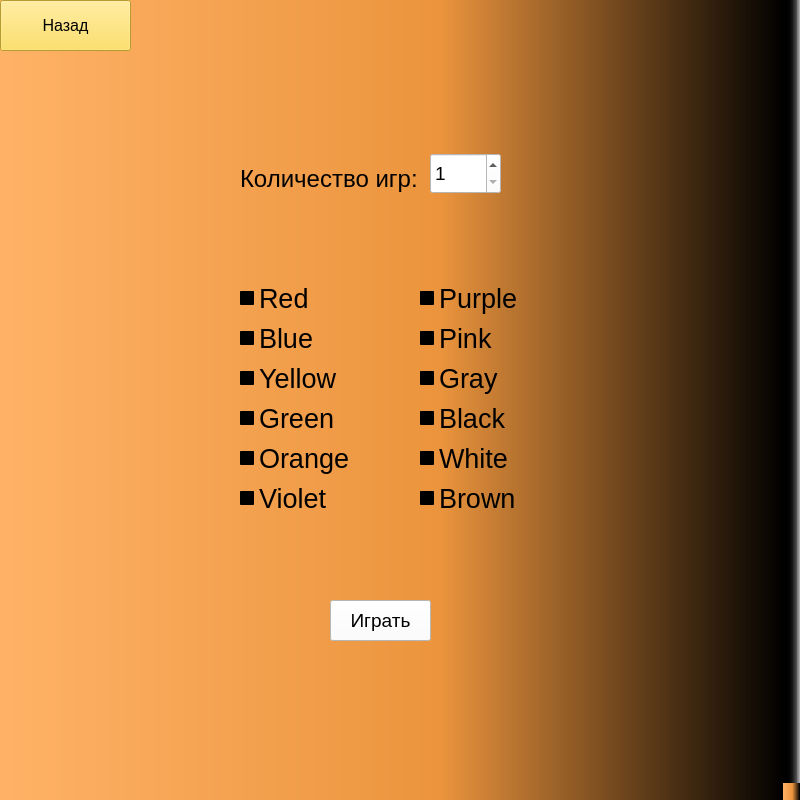
<?xml version="1.0" encoding="UTF-8"?>
<ui version="4.0">
 <class>MainWindow</class>
 <widget class="QMainWindow" name="MainWindow">
  <property name="geometry">
   <rect>
    <x>0</x>
    <y>0</y>
    <width>800</width>
    <height>800</height>
   </rect>
  </property>
  <property name="windowTitle">
   <string>MainWindow</string>
  </property>
  <property name="styleSheet">
   <string notr="true">background-color: qlineargradient(spread:pad, x1:0, y1:0, x2:1, y2:0, stop:0 rgba(255, 178, 102, 255), stop:0.55 rgba(235, 148, 61, 255), stop:0.98 rgba(0, 0, 0, 255), stop:1 rgba(0, 0, 0, 0));</string>
  </property>
  <widget class="QWidget" name="centralwidget">
   <widget class="QPushButton" name="play1">
    <property name="geometry">
     <rect>
      <x>330</x>
      <y>600</y>
      <width>101</width>
      <height>41</height>
     </rect>
    </property>
    <property name="font">
     <font>
      <pointsize>14</pointsize>
     </font>
    </property>
    <property name="styleSheet">
     <string notr="true">background-color: rgb(255, 255, 255);</string>
    </property>
    <property name="text">
     <string>Играть</string>
    </property>
   </widget>
   <widget class="QCheckBox" name="brown">
    <property name="geometry">
     <rect>
      <x>420</x>
      <y>480</y>
      <width>99</width>
      <height>37</height>
     </rect>
    </property>
    <property name="font">
     <font>
      <pointsize>20</pointsize>
     </font>
    </property>
    <property name="styleSheet">
     <string notr="true">background-color: qlineargradient(spread:pad, x1:0, y1:0, x2:1, y2:0, stop:0 rgba(0, 0, 0, 0), stop:1 rgba(255, 255, 255, 0));</string>
    </property>
    <property name="text">
     <string>Brown</string>
    </property>
   </widget>
   <widget class="QCheckBox" name="orange">
    <property name="geometry">
     <rect>
      <x>240</x>
      <y>440</y>
      <width>110</width>
      <height>37</height>
     </rect>
    </property>
    <property name="font">
     <font>
      <pointsize>20</pointsize>
     </font>
    </property>
    <property name="styleSheet">
     <string notr="true">background-color: qlineargradient(spread:pad, x1:0, y1:0, x2:1, y2:0, stop:0 rgba(0, 0, 0, 0), stop:1 rgba(255, 255, 255, 0));</string>
    </property>
    <property name="text">
     <string>Orange</string>
    </property>
   </widget>
   <widget class="QCheckBox" name="pink">
    <property name="geometry">
     <rect>
      <x>420</x>
      <y>320</y>
      <width>99</width>
      <height>37</height>
     </rect>
    </property>
    <property name="font">
     <font>
      <pointsize>20</pointsize>
     </font>
    </property>
    <property name="styleSheet">
     <string notr="true">background-color: qlineargradient(spread:pad, x1:0, y1:0, x2:1, y2:0, stop:0 rgba(0, 0, 0, 0), stop:1 rgba(255, 255, 255, 0));</string>
    </property>
    <property name="text">
     <string>Pink</string>
    </property>
   </widget>
   <widget class="QCheckBox" name="green">
    <property name="geometry">
     <rect>
      <x>240</x>
      <y>400</y>
      <width>94</width>
      <height>37</height>
     </rect>
    </property>
    <property name="font">
     <font>
      <pointsize>20</pointsize>
     </font>
    </property>
    <property name="styleSheet">
     <string notr="true">background-color: qlineargradient(spread:pad, x1:0, y1:0, x2:1, y2:0, stop:0 rgba(0, 0, 0, 0), stop:1 rgba(255, 255, 255, 0));</string>
    </property>
    <property name="text">
     <string>Green</string>
    </property>
   </widget>
   <widget class="QCheckBox" name="yellow">
    <property name="geometry">
     <rect>
      <x>240</x>
      <y>360</y>
      <width>100</width>
      <height>37</height>
     </rect>
    </property>
    <property name="font">
     <font>
      <pointsize>20</pointsize>
     </font>
    </property>
    <property name="styleSheet">
     <string notr="true">background-color: qlineargradient(spread:pad, x1:0, y1:0, x2:1, y2:0, stop:0 rgba(0, 0, 0, 0), stop:1 rgba(255, 255, 255, 0));</string>
    </property>
    <property name="text">
     <string>Yellow</string>
    </property>
   </widget>
   <widget class="QCheckBox" name="gray">
    <property name="geometry">
     <rect>
      <x>420</x>
      <y>360</y>
      <width>99</width>
      <height>37</height>
     </rect>
    </property>
    <property name="font">
     <font>
      <pointsize>20</pointsize>
     </font>
    </property>
    <property name="styleSheet">
     <string notr="true">background-color: qlineargradient(spread:pad, x1:0, y1:0, x2:1, y2:0, stop:0 rgba(0, 0, 0, 0), stop:1 rgba(255, 255, 255, 0));</string>
    </property>
    <property name="text">
     <string>Gray</string>
    </property>
   </widget>
   <widget class="QCheckBox" name="black">
    <property name="geometry">
     <rect>
      <x>420</x>
      <y>400</y>
      <width>99</width>
      <height>37</height>
     </rect>
    </property>
    <property name="font">
     <font>
      <pointsize>20</pointsize>
     </font>
    </property>
    <property name="styleSheet">
     <string notr="true">background-color: qlineargradient(spread:pad, x1:0, y1:0, x2:1, y2:0, stop:0 rgba(0, 0, 0, 0), stop:1 rgba(255, 255, 255, 0));</string>
    </property>
    <property name="text">
     <string>Black</string>
    </property>
   </widget>
   <widget class="QCheckBox" name="blue">
    <property name="geometry">
     <rect>
      <x>240</x>
      <y>320</y>
      <width>74</width>
      <height>37</height>
     </rect>
    </property>
    <property name="font">
     <font>
      <pointsize>20</pointsize>
     </font>
    </property>
    <property name="styleSheet">
     <string notr="true">background-color: qlineargradient(spread:pad, x1:0, y1:0, x2:1, y2:0, stop:0 rgba(0, 0, 0, 0), stop:1 rgba(255, 255, 255, 0));</string>
    </property>
    <property name="text">
     <string>Blue</string>
    </property>
   </widget>
   <widget class="QCheckBox" name="purple">
    <property name="geometry">
     <rect>
      <x>420</x>
      <y>280</y>
      <width>99</width>
      <height>37</height>
     </rect>
    </property>
    <property name="font">
     <font>
      <pointsize>20</pointsize>
     </font>
    </property>
    <property name="styleSheet">
     <string notr="true">background-color: qlineargradient(spread:pad, x1:0, y1:0, x2:1, y2:0, stop:0 rgba(0, 0, 0, 0), stop:1 rgba(255, 255, 255, 0));</string>
    </property>
    <property name="text">
     <string>Purple</string>
    </property>
   </widget>
   <widget class="QCheckBox" name="red">
    <property name="geometry">
     <rect>
      <x>240</x>
      <y>280</y>
      <width>69</width>
      <height>37</height>
     </rect>
    </property>
    <property name="font">
     <font>
      <pointsize>20</pointsize>
     </font>
    </property>
    <property name="styleSheet">
     <string notr="true">background-color: qlineargradient(spread:pad, x1:0, y1:0, x2:1, y2:0, stop:0 rgba(0, 0, 0, 0), stop:1 rgba(255, 255, 255, 0));</string>
    </property>
    <property name="text">
     <string>Red</string>
    </property>
   </widget>
   <widget class="QCheckBox" name="white">
    <property name="geometry">
     <rect>
      <x>420</x>
      <y>440</y>
      <width>99</width>
      <height>37</height>
     </rect>
    </property>
    <property name="font">
     <font>
      <pointsize>20</pointsize>
     </font>
    </property>
    <property name="styleSheet">
     <string notr="true">background-color: qlineargradient(spread:pad, x1:0, y1:0, x2:1, y2:0, stop:0 rgba(0, 0, 0, 0), stop:1 rgba(255, 255, 255, 0));</string>
    </property>
    <property name="text">
     <string>White</string>
    </property>
   </widget>
   <widget class="QPushButton" name="back_2">
    <property name="geometry">
     <rect>
      <x>0</x>
      <y>0</y>
      <width>131</width>
      <height>51</height>
     </rect>
    </property>
    <property name="font">
     <font>
      <pointsize>12</pointsize>
     </font>
    </property>
    <property name="styleSheet">
     <string notr="true">background-color: rgb(255, 217, 65);</string>
    </property>
    <property name="text">
     <string>Назад</string>
    </property>
   </widget>
   <widget class="QSpinBox" name="spinBox">
    <property name="enabled">
     <bool>true</bool>
    </property>
    <property name="geometry">
     <rect>
      <x>430</x>
      <y>153</y>
      <width>71</width>
      <height>41</height>
     </rect>
    </property>
    <property name="font">
     <font>
      <family>MS Shell Dlg 2</family>
      <pointsize>14</pointsize>
      <weight>50</weight>
      <italic>false</italic>
      <bold>false</bold>
     </font>
    </property>
    <property name="toolTip">
     <string>&lt;html&gt;&lt;head/&gt;&lt;body&gt;&lt;p&gt;&lt;span style=&quot; font-size:20pt;&quot;&gt;1&lt;/span&gt;&lt;/p&gt;&lt;/body&gt;&lt;/html&gt;</string>
    </property>
    <property name="styleSheet">
     <string notr="true">background-color: rgb(255, 255, 255);
font: 14pt &quot;MS Shell Dlg 2&quot;;</string>
    </property>
    <property name="minimum">
     <number>1</number>
    </property>
    <property name="maximum">
     <number>100</number>
    </property>
   </widget>
   <widget class="QLabel" name="label">
    <property name="enabled">
     <bool>true</bool>
    </property>
    <property name="geometry">
     <rect>
      <x>240</x>
      <y>143</y>
      <width>211</width>
      <height>71</height>
     </rect>
    </property>
    <property name="font">
     <font>
      <pointsize>18</pointsize>
      <weight>50</weight>
      <bold>false</bold>
     </font>
    </property>
    <property name="styleSheet">
     <string notr="true">background-color: qlineargradient(spread:pad, x1:0, y1:0, x2:1, y2:0, stop:0 rgba(0, 0, 0, 0), stop:1 rgba(255, 255, 255, 0));</string>
    </property>
    <property name="text">
     <string>Количество игр:</string>
    </property>
   </widget>
   <widget class="QCheckBox" name="violet">
    <property name="geometry">
     <rect>
      <x>240</x>
      <y>480</y>
      <width>99</width>
      <height>37</height>
     </rect>
    </property>
    <property name="font">
     <font>
      <pointsize>20</pointsize>
     </font>
    </property>
    <property name="styleSheet">
     <string notr="true">background-color: qlineargradient(spread:pad, x1:0, y1:0, x2:1, y2:0, stop:0 rgba(0, 0, 0, 0), stop:1 rgba(255, 255, 255, 0));</string>
    </property>
    <property name="text">
     <string>Violet</string>
    </property>
   </widget>
  </widget>
  <widget class="QMenuBar" name="menubar">
   <property name="geometry">
    <rect>
     <x>0</x>
     <y>0</y>
     <width>800</width>
     <height>21</height>
    </rect>
   </property>
  </widget>
  <widget class="QStatusBar" name="statusbar"/>
 </widget>
 <resources/>
 <connections/>
</ui>
